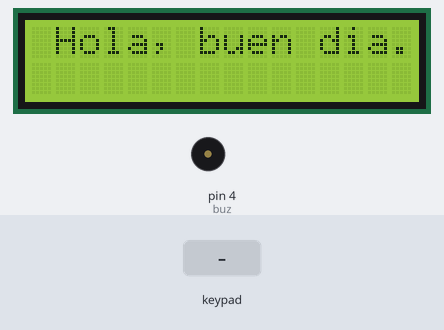
The sketch below on a simulated Arduino Uno, built with avr-gcc and run on an emulated ATmega328P. Shown: 16×2 character LCD, buzzer (waves = sounding, pin HIGH). Inputs (shaded band) come from the test bench. EEPROM starts erased; what the sketch prints to the serial monitor is not drawn.

Above: at 2.1 s.
At 7.3 s:
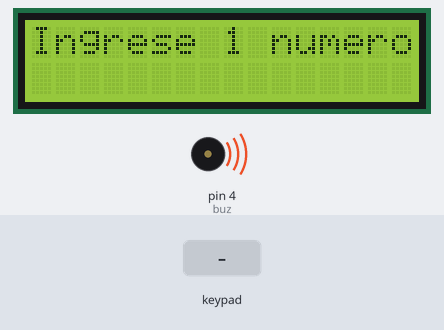
7.4 s: key '#' pressed
At 8.5 s:
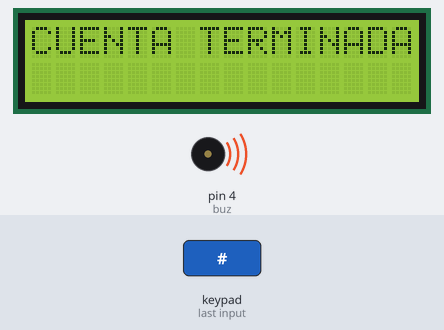
10.4 s: keypad keys 1 3 1 2 1 1 1 0 # pressed 0.4 s apart
At 14.6 s:
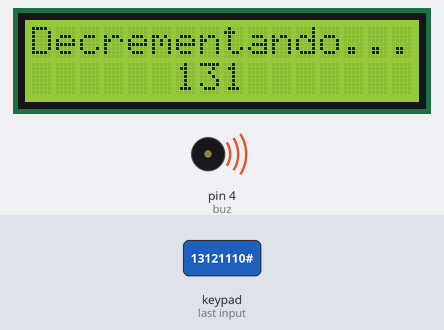
Timing chart, 0 to 16.1 s (numbered marks = the images above; inputs shaded):
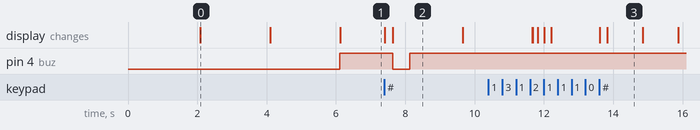

The sketch:

Decrementador.ino
```cpp
#include <LiquidCrystal_I2C.h>
#include <EEPROM.h>
#include <Keypad.h>

int cont = 0;
int num1 = 0;
int num2 = 0;
int num3 = 0;
int numT = 0;
int numtemp = 0;
int indice = 0;
int temp1 = 0;
int buz = 4;

LiquidCrystal_I2C lcd(0x27, 16, 2);
const byte filas = 4; //four rows
const byte columnas = 3; //three columns
char teclas[filas][columnas] = {
  {'1', '2', '3'},
  {'4', '5', '6'},
  {'7', '8', '9'},
  {'*', '0', '#'}
};
byte pinesFilas[filas] = {13, 12, 11, 10};
byte pinesColumnas[columnas] = {7, 6, 5};

Keypad keypad = Keypad( makeKeymap(teclas), pinesFilas, pinesColumnas, filas, columnas );

void setup() {
  Serial.begin(9600);
  lcd.init();
  lcd.backlight();
  lcd.clear();
  delay(2000);
  lcd.setCursor(1, 0);
  lcd.print("Hola, buen dia.");
  Serial.print("m");
  delay(2000);
  lcd.clear();
  lcd.setCursor(1, 0);
  lcd.print("Decrementador:");
  lcd.setCursor(5, 1);
  lcd.print("1-240");
  Serial.print("n");
  delay(2000);
  lcd.clear();
  pinMode(buz,OUTPUT);
  digitalWrite(buz,HIGH);
}

void loop() {
  lcd.setCursor(0, 0);
  lcd.println("Ingrese 1 numero");
  Serial.print('x');
  lcd.setCursor(6, 1);
  char pulsacion = keypad.getKey();
  if (pulsacion) {
    if (pulsacion >= '0' && pulsacion <= '9') {
      if (cont == 0) {
        cont++;
        num1 = int(pulsacion) - 48;
        Serial.print('f');
        delay(100);
        lcd.setCursor(6, 1);
        lcd.print(num1);
        Serial.print(num1);
      } else if (cont == 1) {
        cont++;
        num2 = int(pulsacion) - 48;
        Serial.print('j');
        delay(100);
        lcd.setCursor(7, 1);
        lcd.print(num2);
        Serial.print(num2);
      } else if (cont == 2) {
        cont++;
        num3 = int(pulsacion) - 48;
        Serial.print('k');
        delay(100);
        lcd.setCursor(8, 1);
        lcd.print(num3);
        Serial.print(num3);
      }
    }
  }

  if (pulsacion == '#') {
    lcd.clear();
    Serial.print('y');
    delay(100);
    descontar();
  }
}

void descontar() {
  lcd.clear();
  if (cont == 3) {
    num1 *= 100;
    num2 *= 10;
    numT = num1 + num2 + num3;
  } else if (cont == 2) {
    num1 *= 10;
    numT = num1 + num2;
  } else if (cont == 1) {
    numT = num1;
  }
  EEPROM.write(indice, numT);
  temp1 = EEPROM.read(indice);
    indice++;
  cont = 0;
  numtemp = numT;
  if (numT > 240) {
    lcd.setCursor(0, 0);
    lcd.print("numero erroneo");
    Serial.print('z');
    delay(1000);
    return;
  }
  Serial.println('q');
  delay(100);
  for (int i = 1; i <= numT; i++) {
    lcd.setCursor(0, 0);
    lcd.print("Decrementando...");
    lcd.setCursor(6, 1);
    lcd.print(numtemp--);

    if(((numtemp+1)/100) > 1){
      Serial.print((numtemp+1-((numtemp+1)%100))/100);
      Serial.print((numtemp+1-((numtemp+1)%10))/10);
      Serial.print(numtemp+1);
      delay(1000);
    }

    else if(((numtemp+1)/10) > 1){
      Serial.print((numtemp+1-((numtemp+1)%10))/100);
      Serial.print(numtemp+1);
      delay(1000);
    }

    else {
      Serial.print(numtemp+1);
      delay(1000);
    }
    lcd.clear();
  }
  lcd.println("CUENTA TERMINADA");
  Serial.println("t");
  digitalWrite(buz,LOW);
  delay(500);
  digitalWrite(buz,HIGH);
  delay(1500);
  lcd.clear();
  lcd.setCursor(4, 0);
  lcd.print("GRACIAS");
  lcd.setCursor(2, 1);
  lcd.print("Pase buen dia");
  Serial.print('u');
  delay(2000);
  lcd.clear();
}
```

Measured:
- after the input at 7.4 s, pin 4 (buz): HIGH → LOW after 0.24 s, → HIGH 0.50 s later; the display: first changes at once (image 2 shows a later state)
- what the display in image 0 shows lasts 2.0 s, from 2.1 s to 4.1 s
- what the display in image 3 shows lasts 1.1 s, from 13.8 s to 14.9 s
